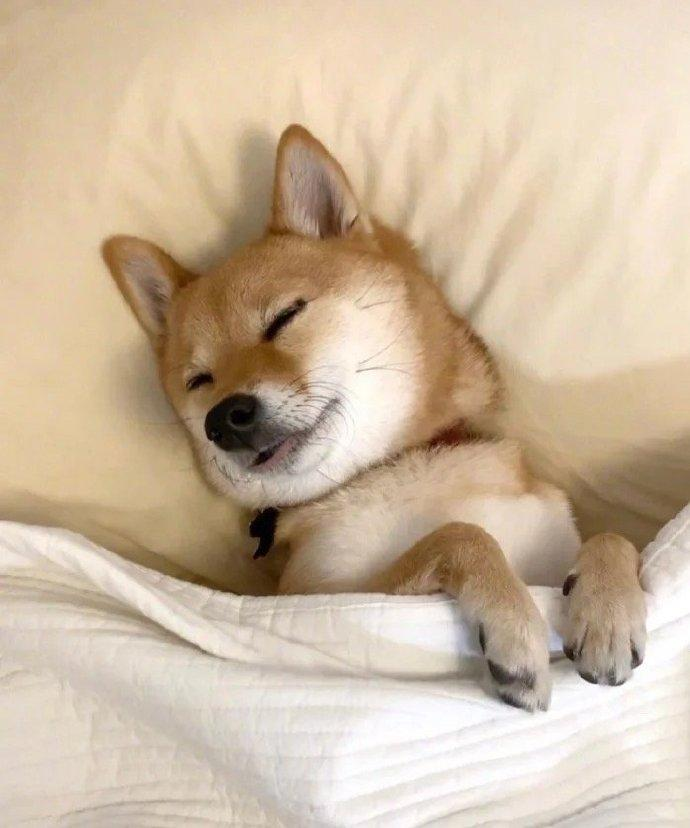
#> input picture 04 概率统计/test_20210106/pic.jpg, 690 x 828 px
$ python test05.py
#> lines starting #> are read from the running program, lines starting #| are printed output that depends on the picture
from PIL import Image
import numpy as np

img = Image.open("pic.jpg")
#> img is the input picture: PIL image 690x828 RGB; mean R, G, B 205.6, 185.8, 161.7
img.show()
img_data = np.array(img)
print(img_data.shape)
#| (828, 690, 3)
print(img_data)
#> (printed output is left out)

img_data = img_data.transpose(1,0,2)
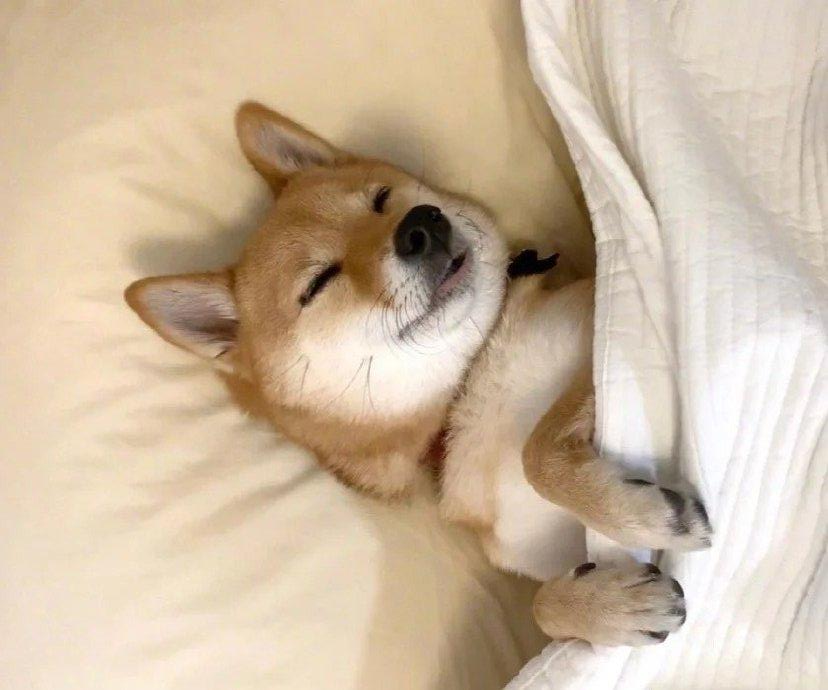
#> img_data: shape (690, 828, 3); mean R, G, B 205.6, 185.8, 161.7
print(img_data.shape)
#| (690, 828, 3)
img = Image.fromarray(img_data,"RGB")
img.show()
